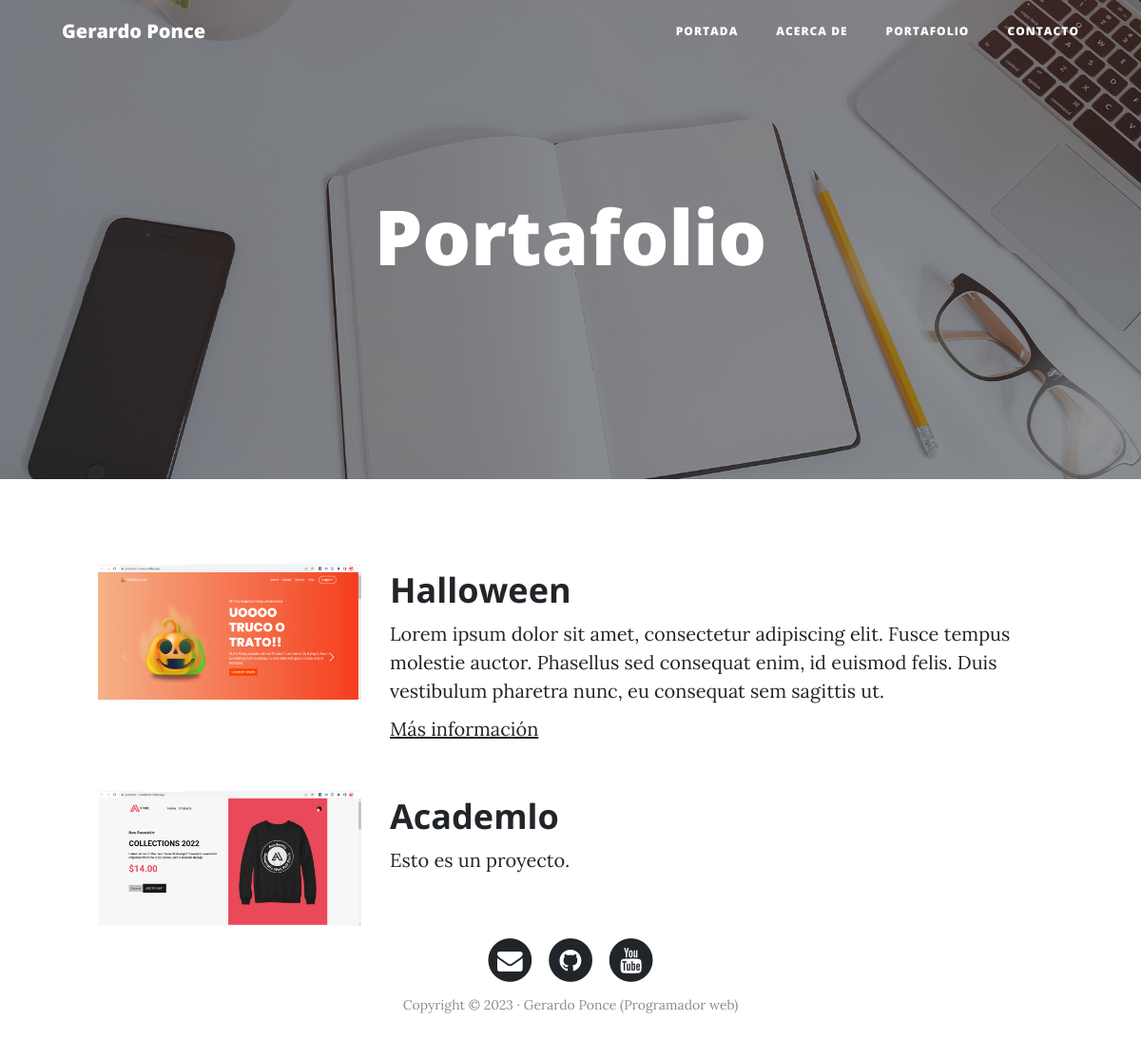
The page /portfolio/ on the database its author committed.
### portfolio/models.py (models this page shows, shortened)
class Project(models.Model):
    title = models.CharField(max_length=200, verbose_name="Título")
    description = models.TextField(max_length=250, verbose_name="Descripción")
    image = models.ImageField(
        upload_to="projects", verbose_name="Imagen"
    )  # El diccionario projects se crea al subir la imagen
    created = models.DateTimeField(auto_now_add=True, verbose_name="Fecha de creación")
    updated = models.DateTimeField(auto_now=True, verbose_name="Fecha de edición")
    url = models.URLField(blank=True, null=True, verbose_name="Enlace")
    class Meta:
        verbose_name = "proyecto"  # traduce el nombre de la app
        verbose_name_plural = "proyectos"  # traduce el nombre de la app
        ordering = ["-created"]  # ordena las publicaciones de mas nuevo a mas viejo

### portfolio/views.py (the view)
# urls.py: path("portfolio/", portfolio_views.portfolio, name="portfolio"),
def portfolio(request):
    projects = Project.objects.all()
    return render(request, "portfolio/portfolio.html", {"projects": projects})

### portfolio/templates/portfolio/portfolio.html (shortened to what this page needs)
{% extends 'core/base.html' %}
{%block background%}{% load static %}{% static 'core/img/portfolio-bg.jpg'%}{%endblock%}
{%block headers%}
<h1>Portafolio</h1>
{% endblock %}
    {% block content %}
    {% for project in projects%}
        <div class="row project">
            <div class="col-lg-3 col-md-4 offset-lg-1">
                <img class="img-fluid" src="{{project.image.url}}" alt="">
            </div>
            <div class="col-lg-7 col-md-8">
                <h2 class="section-heading title">{{project.title}}</h2>
            <p>{{project.description}}</p>
            {% if project.url %}
            <p><a href="{{project.url}}">Más información</a></p>
            {%endif%}
            </div>
        </div>
    {%endfor%}
    {% endblock %}

### core/templates/core/base.html (shortened to what this page needs)
<!DOCTYPE html>
<html lang="es">
  <head>
    {%load static%}
    <link href="{% static 'core/vendor/bootstrap/css/bootstrap.min.css'%}" rel="stylesheet">
    <link href="{% static 'core/vendor/font-awesome/css/font-awesome.min.css' %}" rel="stylesheet" type="text/css">
    <link href="{% static 'core/css/clean-blog.min.css'%}" rel="stylesheet">
  </head>
  <body>
    <nav class="navbar navbar-expand-lg navbar-light fixed-top" id="mainNav">
      <div class="container">
        <a class="navbar-brand" href="{% url 'home' %}">Gerardo Ponce</a>
        <div class="collapse navbar-collapse" id="navbarResponsive">
          <ul class="navbar-nav ml-auto">
            <li class="nav-item">
              <a class="nav-link" href="{% url 'home' %}">Portada</a>
            </li>
            <li class="nav-item">
              <a class="nav-link" href="{% url 'about' %}">Acerca de</a>
            </li>
            <li class="nav-item">
              <a class="nav-link" href="{% url 'portfolio' %}">Portafolio</a>
            </li>
            <li class="nav-item">
              <a class="nav-link" href="{% url 'contact' %}">Contacto</a>
            </li>
          </ul>
        </div>
      </div>
    </nav>
    <header class="masthead" style="background-image: url('{% block background %}{% endblock %}')">
      <div class="overlay"></div>
      <div class="container">
        <div class="row">
          <div class="col-lg-8 col-md-10 mx-auto">
            <div class="site-heading">
              {%block headers%}{%endblock%}
            </div>
          </div>
        </div>
      </div>
    </header>
    {%block content %}{% endblock %}
    <footer>
      <div class="container">
        <div class="row">
          <div class="col-lg-8 col-md-10 mx-auto">
            <ul class="list-inline text-center">
              <li class="list-inline-item">
                <a href="#">
                  <span class="fa-stack fa-lg">
                    <i class="fa fa-circle fa-stack-2x"></i>
                    <i class="fa fa-envelope fa-stack-1x fa-inverse"></i>
                  </span>
                </a>
              </li>
              <li class="list-inline-item">
                <a href="#">
                  <span class="fa-stack fa-lg">
                    <i class="fa fa-circle fa-stack-2x"></i>
                    <i class="fa fa-github fa-stack-1x fa-inverse"></i>
                  </span>
                </a>
              </li>
              <li class="list-inline-item">
                <a href="#">
                  <span class="fa-stack fa-lg">
                    <i class="fa fa-circle fa-stack-2x"></i>
                    <i class="fa fa-youtube fa-stack-1x fa-inverse"></i>
                  </span>
                </a>
              </li>
            </ul>
            <p class="copyright text-muted">Copyright &copy; 2023 · Gerardo Ponce (Programador web) </p>
          </div>
        </div>
      </div>
    </footer>
  </body>
</html>

### rows shown on the page
Project: image (picture), title "Halloween", description "Lorem ipsum dolor sit amet, consectetur adipiscing elit. Fusce tempus molestie auctor. Phasellus sed consequat enim, id euismod felis. Duis vestibulum pharetra nunc, eu consequat sem sagittis ut."
Project: image (picture), title "Academlo", description "Esto es un proyecto."
